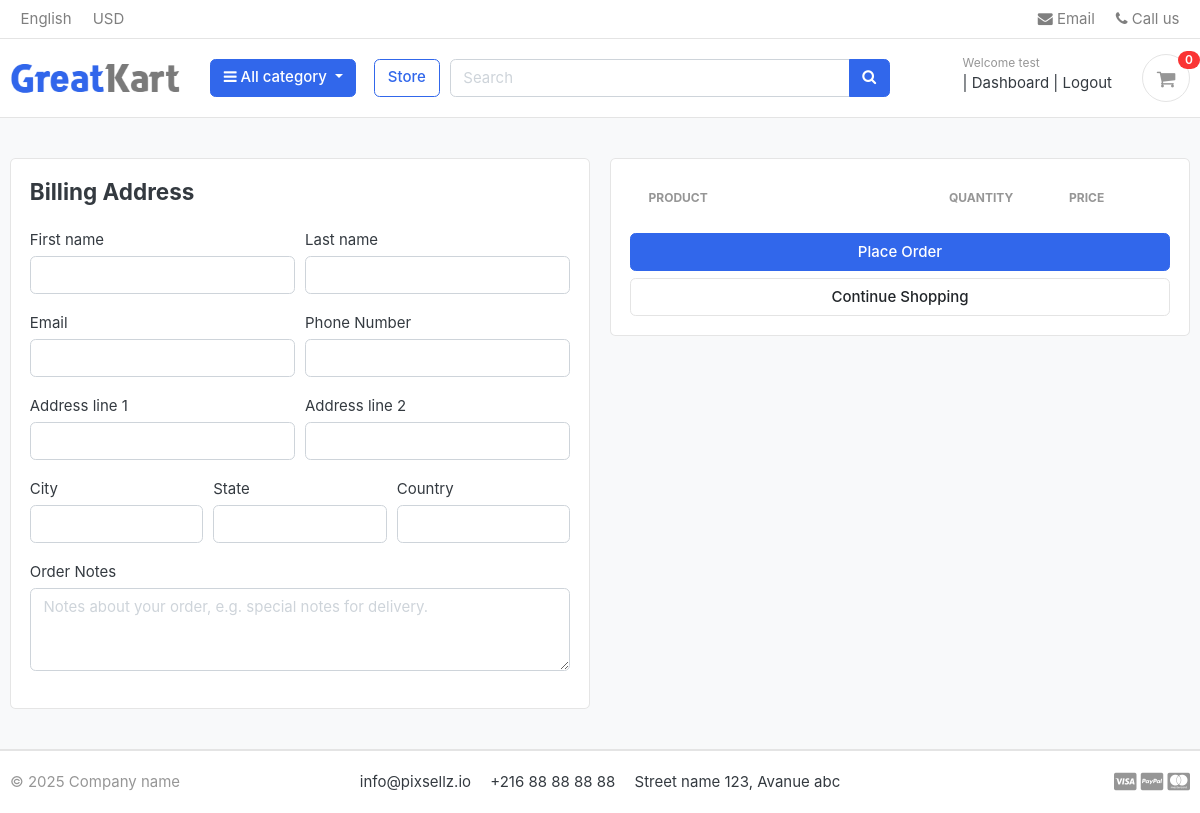
/cart/checkout/ (signed in), run on an earlier commit of the app's database.
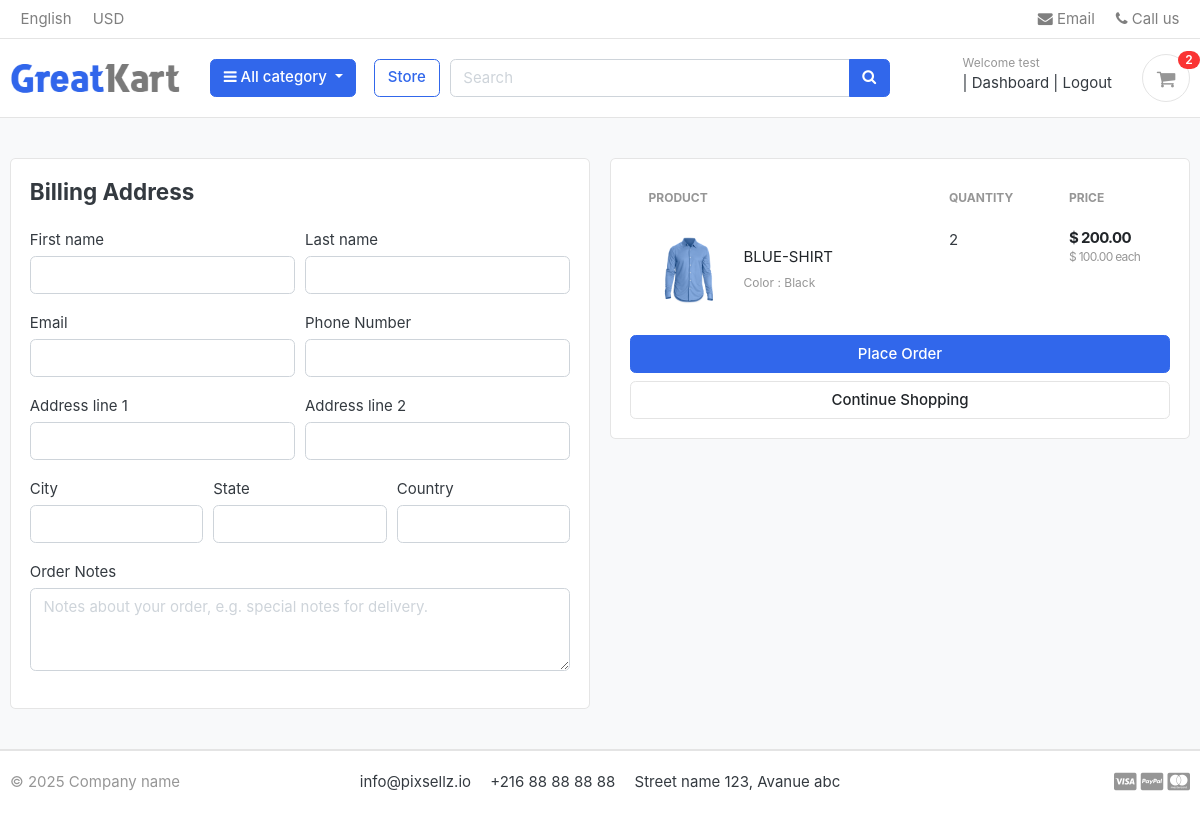
And on a later commit of the database.
### carts/models.py (models this page shows, shortened)
class CartItem(models.Model):
    user = models.ForeignKey(Account, on_delete=models.CASCADE, null=True)
    product = models.ForeignKey(Product, on_delete=models.CASCADE)
    variations = models.ManyToManyField(Variation, blank=True)
    cart = models.ForeignKey(Cart, on_delete=models.CASCADE, null=True)
    quantity = models.IntegerField()
    is_active = models.BooleanField(default=True)
    def sub_total(self):
        return self.product.price * self.quantity

### store/models.py (models this page shows, shortened)
class Product(models.Model):
    product_name = models.CharField(max_length=100)
    slug = models.SlugField(max_length=100, unique=True)
    description = models.TextField(max_length=500, blank=True)
    price = models.DecimalField(max_digits=10, decimal_places=2)
    image = models.ImageField(upload_to='photos/products/')
    stock = models.IntegerField()
    is_available = models.BooleanField(default=True)
    category = models.ForeignKey('Category.Category', on_delete=models.CASCADE)
    created_date = models.DateTimeField(auto_now_add=True)
    modified_date = models.DateTimeField(auto_now=True)
    def get_url(self):
        return reverse('product_detail', args=[self.category.slug, self.slug])

class Variation(models.Model):
    product = models.ForeignKey(Product, on_delete=models.CASCADE)
    variation_category = models.CharField(max_length=100, choices=variation_category_choice)
    variation_value = models.CharField(max_length=100)
    is_active = models.BooleanField(default=True)
    created_date = models.DateTimeField(auto_now=True)
    objects = VariationManager()

### carts/views.py (the view)
# urls.py: path('checkout/', views.checkout, name='checkout'), # url taa haja specifique
@login_required(login_url='login')
def checkout(request, total=0, quantity=0, cart_item=None):
    try:
        tax = 0
        grand_total = 0
        if request.user.is_authenticated:
            cart_items = CartItem.objects.filter(user=request.user, is_active=True)
        else:
            cart = Cart.objects.get(cart_id=_cart_id(request))
            cart_items = CartItem.objects.filter(cart=cart, is_active=True)
        for cart_item in cart_items:
            total += (cart_item.product.price * cart_item.quantity)
            quantity += cart_item.quantity
        tax = (2 * total) / 100
        grand_total = total + tax
    except ObjectDoesNotExist:
        pass
    context = {
        'total': total,
        'quantity': quantity,
        'cart_items': cart_items,
        'tax': tax,
        'grand_total': grand_total,
    }
    return render(request, 'store/checkout.html', context)

### Category/context_processors.py (called while the page is built)
def menu_links(request):
   links = Category.objects.all()
   return dict(links=links)

### Category/models.py (called while the page is built)
    def get_url(self):
            return reverse('products_by_category', args=[self.slug])

### carts/context_processors.py (called while the page is built)
def counter(request):
    cart_count = 0
    if 'admin' in request.path:
        return {}
    else:
        try:
            cart = Cart.objects.filter(cart_id=_cart_id(request))
            if request.user.is_authenticated:
                cart_items = CartItem.objects.all().filter(user=request.user)
            else:
                cart_items = CartItem.objects.all().filter(cart=cart[:1])
            for cart_item in cart_items:
                cart_count += cart_item.quantity
        except Cart.DoesNotExist:
            cart_count = 0
    return dict(cart_count=cart_count)

### carts/views.py (called while the page is built)
def _cart_id(request):
    cart = request.session.session_key
    if not cart:
        cart = request.session.create()
    return cart

### templates/store/checkout.html (shortened to what the changed rows need)
{% extends 'base.html' %}
{% load static %}
{% block content %}
<section class="section-content padding-y bg">
	<div class="container">
		<div class="row">
			<aside class="col-lg-6">
				<div class="card">
					<div class="card-body">
						<table class="table table-borderless table-shopping-cart">
						<thead class="text-muted">
							<tr class="small text-uppercase">
								<th scope="col">Product</th>
								<th scope="col" width="120">Quantity</th>
								<th scope="col" width="120">Price</th>
							</tr>
						</thead>
						<tbody>
							{% for cart_item in cart_items %}
							<tr>
								<td>
									<figure class="itemside align-items-center">
										<div class="aside"><img src="{{ cart_item.product.image.url }}" class="img-sm">
										</div>
										<figcaption class="info">
											<a href="{{ cart_item.product.get_url }}" class="title text-dark">{{cart_item.product.product_name }}</a>
											<p class="text-muted small">
												{% if cart_item.variations.all %}
												{% for item in cart_item.variations.all %}
												{{ item.variation_category | capfirst }} : {{ item.variation_value | capfirst }} <br>
												{% endfor %}
												{% endif %}
											</p>
										</figcaption>
									</figure>
								</td>
								<td>
									<label for="">{{ cart_item.quantity }}</label>
								</td>
								<td>
									<div class="price-wrap">
										<var class="price">$ {{ cart_item.sub_total }}</var>
										<small class="text-muted"> $ {{ cart_item.product.price }} each </small>
									</div>
								</td>
							</tr>
							{% endfor %}
						</tbody>
					</table>
					</div>
				</div>
			</aside>
		</div>
	</div>
</section>
{% endblock %}

### templates/includes/navbar.html (shortened to what this page needs)
{% load static %}
<header class="section-header">
  <nav class="navbar p-md-0 navbar-expand-sm navbar-light border-bottom">
    <div class="container">
      <div class="collapse navbar-collapse" id="navbarTop4">
        <ul class="navbar-nav mr-auto">
          <li class="nav-item"><a href="#" class="nav-link">English</a></li>
          <li class="nav-item"><a href="#" class="nav-link">USD</a></li>
        </ul>
        <ul class="navbar-nav">
          <li><a href="#" class="nav-link"><i class="fa fa-envelope"></i> Email</a></li>
          <li><a href="#" class="nav-link"><i class="fa fa-phone"></i> Call us</a></li>
        </ul>
      </div>
    </div>
  </nav>
  <section class="header-main border-bottom">
    <div class="container">
      <div class="row align-items-center">
        <div class="col-lg-2 col-md-3 col-6">
          <a href="{% url 'home' %}" class="brand-wrap">
            <img class="logo" src="{% static 'images/logo.png' %}" alt="Logo">
          </a>
        </div>
        <div class="col-lg col-sm col-md col-6 flex-grow-0">
          <div class="category-wrap dropdown d-inline-block float-right">
            <button type="button" class="btn btn-primary dropdown-toggle" data-toggle="dropdown" aria-expanded="false">
              <i class="fa fa-bars"></i> All category
            </button>
          </div>
        </div>
        <a href="{% url 'store' %}" class="btn btn-outline-primary ml-2">Store</a>
        <div class="col-lg col-md-6 col-sm-12 col">
          <form action="{% url 'search' %}" class="search" method='GET'>
            <div class="input-group w-100">
              <input type="text" class="form-control" placeholder="Search" name="keyword">
              <div class="input-group-append">
                <button class="btn btn-primary" type="submit">
                  <i class="fa fa-search"></i>
                </button>
              </div>
            </div>
          </form>
        </div>
        <div class="col-lg-3 col-sm-6 col-8 order-2 order-lg-3">
          <div class="d-flex justify-content-end mb-3 mb-lg-0">
            {% if user.id is None %}
            <div class="widget-header">
              <small class="title text-muted">Welcome guest!</small>
              <div>
                <a href="{% url 'login' %}">Sign in</a>
                <span class="dark-transp"> | </span>
                <a href="{% url 'register' %}">Register</a>
              </div>
            </div>
            {% else %}
             <div class="widget-header">
              <small class="title text-muted">Welcome {{user.first_name}}</small>
              <div>
                <span class="dark-transp"> | </span>
                <a href="{% url 'dashboard' %}">Dashboard</a><span class="dark-transp"> | </span>
                <a href="{% url 'logout' %}">Logout</a>
              </div>
            </div>
            {% endif %}
            <a href="{% url 'cart' %}" class="widget-header pl-3 ml-3">
              <div class="icon icon-sm rounded-circle border"><i class="fa fa-shopping-cart"></i></div>
              <span class="badge badge-pill badge-danger notify">{{cart_count}}</span>
            </a>
          </div>
        </div>
      </div>
    </div>
  </section>
</header>

What changed in the data, as far as the page shows it:
added CartItem: product.image (picture), product.product_name "BLUE-SHIRT", quantity "2", sub_total "200.00", product.price "100.00"
now on this page (row unchanged): Variation: variation_category "Color", variation_value "Black"
Also different on the page:
{{ cart_count }}: "0" → "2"
